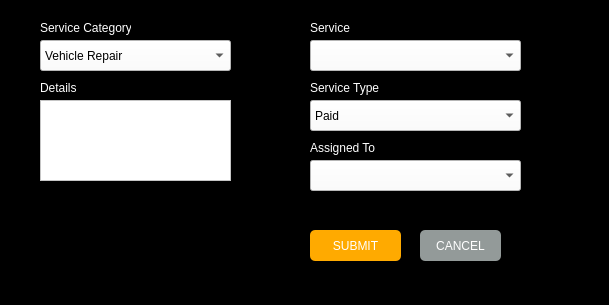
<?xml version="1.0" encoding="UTF-8"?>
<ui version="4.0">
 <class>Form</class>
 <widget class="QWidget" name="Form">
  <property name="geometry">
   <rect>
    <x>0</x>
    <y>0</y>
    <width>609</width>
    <height>305</height>
   </rect>
  </property>
  <property name="windowTitle">
   <string>Form</string>
  </property>
  <property name="styleSheet">
   <string notr="true">background-color: rgb(0, 0, 0);</string>
  </property>
  <widget class="QLabel" name="label_80">
   <property name="geometry">
    <rect>
     <x>310</x>
     <y>80</y>
     <width>71</width>
     <height>16</height>
    </rect>
   </property>
   <property name="styleSheet">
    <string notr="true">color: rgb(255, 255, 255);</string>
   </property>
   <property name="text">
    <string>Service Type</string>
   </property>
  </widget>
  <widget class="QPushButton" name="btn_add_cancel">
   <property name="geometry">
    <rect>
     <x>420</x>
     <y>230</y>
     <width>81</width>
     <height>31</height>
    </rect>
   </property>
   <property name="styleSheet">
    <string notr="true">background-color: rgb(147, 154, 153);
color: rgb(255, 255, 255);
border-radius: 5px;</string>
   </property>
   <property name="text">
    <string>CANCEL</string>
   </property>
  </widget>
  <widget class="QPushButton" name="btn_add_submit">
   <property name="geometry">
    <rect>
     <x>310</x>
     <y>230</y>
     <width>91</width>
     <height>31</height>
    </rect>
   </property>
   <property name="styleSheet">
    <string notr="true">color: rgb(255, 255, 255);
background-color: rgb(255, 170, 0);
border-radius: 5px;</string>
   </property>
   <property name="text">
    <string>SUBMIT</string>
   </property>
  </widget>
  <widget class="QComboBox" name="drp_service_type">
   <property name="geometry">
    <rect>
     <x>310</x>
     <y>100</y>
     <width>211</width>
     <height>31</height>
    </rect>
   </property>
   <property name="styleSheet">
    <string notr="true">background-color: white;</string>
   </property>
   <item>
    <property name="text">
     <string>Paid</string>
    </property>
   </item>
   <item>
    <property name="text">
     <string>Free</string>
    </property>
   </item>
  </widget>
  <widget class="QPlainTextEdit" name="txt_details">
   <property name="geometry">
    <rect>
     <x>40</x>
     <y>100</y>
     <width>191</width>
     <height>81</height>
    </rect>
   </property>
   <property name="styleSheet">
    <string notr="true">background-color: white;</string>
   </property>
  </widget>
  <widget class="QComboBox" name="drp_service">
   <property name="geometry">
    <rect>
     <x>310</x>
     <y>40</y>
     <width>211</width>
     <height>31</height>
    </rect>
   </property>
   <property name="styleSheet">
    <string notr="true">background-color: white;</string>
   </property>
  </widget>
  <widget class="QLabel" name="label_81">
   <property name="geometry">
    <rect>
     <x>310</x>
     <y>140</y>
     <width>71</width>
     <height>16</height>
    </rect>
   </property>
   <property name="styleSheet">
    <string notr="true">color: rgb(255, 255, 255);</string>
   </property>
   <property name="text">
    <string>Assigned To</string>
   </property>
  </widget>
  <widget class="QComboBox" name="drp_assigned">
   <property name="geometry">
    <rect>
     <x>310</x>
     <y>160</y>
     <width>211</width>
     <height>31</height>
    </rect>
   </property>
   <property name="styleSheet">
    <string notr="true">background-color: white;</string>
   </property>
  </widget>
  <widget class="QLabel" name="label_79">
   <property name="geometry">
    <rect>
     <x>40</x>
     <y>80</y>
     <width>71</width>
     <height>16</height>
    </rect>
   </property>
   <property name="styleSheet">
    <string notr="true">color: rgb(255, 255, 255);</string>
   </property>
   <property name="text">
    <string>Details</string>
   </property>
  </widget>
  <widget class="QLabel" name="label_77">
   <property name="geometry">
    <rect>
     <x>310</x>
     <y>20</y>
     <width>49</width>
     <height>16</height>
    </rect>
   </property>
   <property name="styleSheet">
    <string notr="true">color: rgb(255, 255, 255);</string>
   </property>
   <property name="text">
    <string>Service</string>
   </property>
  </widget>
  <widget class="QComboBox" name="drp_service_cat">
   <property name="geometry">
    <rect>
     <x>40</x>
     <y>40</y>
     <width>191</width>
     <height>31</height>
    </rect>
   </property>
   <property name="styleSheet">
    <string notr="true">background-color: rgb(255, 255, 255);</string>
   </property>
   <item>
    <property name="text">
     <string>Vehicle Repair</string>
    </property>
   </item>
   <item>
    <property name="text">
     <string>Vehicle Maintenance</string>
    </property>
   </item>
   <item>
    <property name="text">
     <string>Diagnostic Services</string>
    </property>
   </item>
   <item>
    <property name="text">
     <string>Body and Paint Services</string>
    </property>
   </item>
   <item>
    <property name="text">
     <string>Tire Services</string>
    </property>
   </item>
   <item>
    <property name="text">
     <string>Auto Detailing</string>
    </property>
   </item>
   <item>
    <property name="text">
     <string>Air Conditioning Services</string>
    </property>
   </item>
  </widget>
  <widget class="QLabel" name="label_151">
   <property name="geometry">
    <rect>
     <x>40</x>
     <y>20</y>
     <width>91</width>
     <height>16</height>
    </rect>
   </property>
   <property name="styleSheet">
    <string notr="true">color: white</string>
   </property>
   <property name="text">
    <string>Service Category</string>
   </property>
  </widget>
 </widget>
 <resources/>
 <connections/>
</ui>
